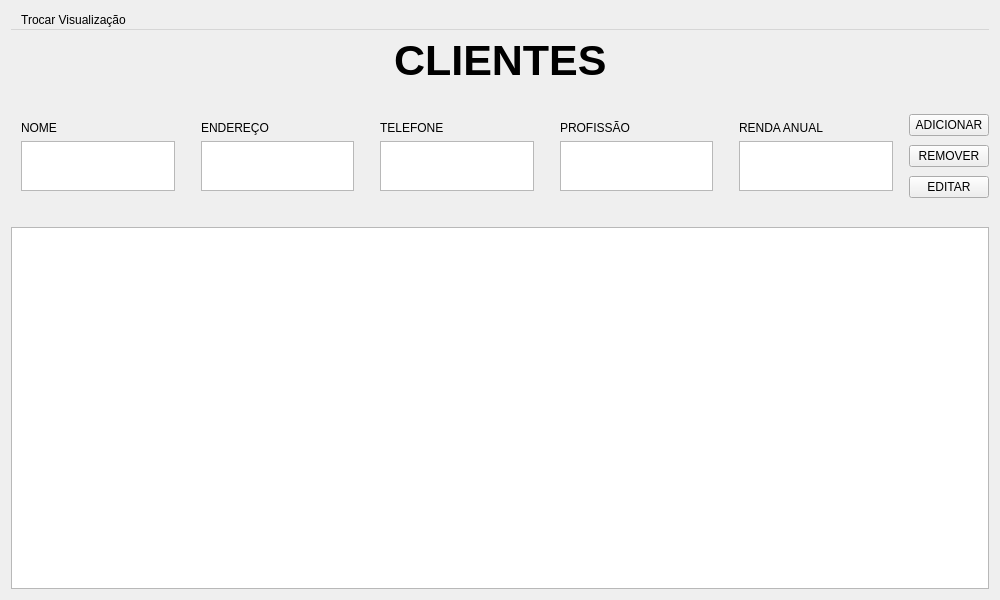
<?xml version="1.0" encoding="UTF-8"?>
<ui version="4.0">
 <class>clientes_ui</class>
 <widget class="QWidget" name="clientes_ui">
  <property name="geometry">
   <rect>
    <x>0</x>
    <y>0</y>
    <width>1000</width>
    <height>600</height>
   </rect>
  </property>
  <property name="windowTitle">
   <string>MainWindow</string>
  </property>
  <layout class="QVBoxLayout" name="verticalLayout_2">
   <item>
    <widget class="QMenuBar" name="menuBar">
     <widget class="QMenu" name="menuTrocar_Visualiza_o">
      <property name="title">
       <string>Trocar Visualização</string>
      </property>
      <addaction name="actionLotes_Clientes"/>
      <addaction name="actionClientes_Clientes"/>
      <addaction name="actionVendedores_Clientes"/>
      <addaction name="actionVendas_Clientes"/>
     </widget>
     <addaction name="menuTrocar_Visualiza_o"/>
    </widget>
   </item>
   <item>
    <layout class="QVBoxLayout" name="verticalLayout">
     <item>
      <layout class="QVBoxLayout" name="verticalLayout_4" stretch="0,0">
       <property name="spacing">
        <number>6</number>
       </property>
       <item>
        <layout class="QHBoxLayout" name="Menu_Title">
         <item>
          <spacer name="horizontalSpacer_4">
           <property name="orientation">
            <enum>Qt::Horizontal</enum>
           </property>
           <property name="sizeHint" stdset="0">
            <size>
             <width>40</width>
             <height>20</height>
            </size>
           </property>
          </spacer>
         </item>
         <item>
          <widget class="QLabel" name="label">
           <property name="sizePolicy">
            <sizepolicy hsizetype="Fixed" vsizetype="Fixed">
             <horstretch>0</horstretch>
             <verstretch>0</verstretch>
            </sizepolicy>
           </property>
           <property name="font">
            <font>
             <pointsize>32</pointsize>
             <bold>true</bold>
            </font>
           </property>
           <property name="text">
            <string>CLIENTES</string>
           </property>
          </widget>
         </item>
         <item>
          <spacer name="horizontalSpacer">
           <property name="orientation">
            <enum>Qt::Horizontal</enum>
           </property>
           <property name="sizeHint" stdset="0">
            <size>
             <width>40</width>
             <height>20</height>
            </size>
           </property>
          </spacer>
         </item>
        </layout>
       </item>
       <item>
        <layout class="QVBoxLayout" name="APP" stretch="1,6">
         <item>
          <layout class="QHBoxLayout" name="FORM">
           <property name="spacing">
            <number>6</number>
           </property>
           <property name="topMargin">
            <number>20</number>
           </property>
           <property name="rightMargin">
            <number>0</number>
           </property>
           <property name="bottomMargin">
            <number>20</number>
           </property>
           <item>
            <layout class="QVBoxLayout" name="nome_layout">
             <property name="leftMargin">
              <number>10</number>
             </property>
             <property name="topMargin">
              <number>10</number>
             </property>
             <property name="rightMargin">
              <number>10</number>
             </property>
             <property name="bottomMargin">
              <number>10</number>
             </property>
             <item>
              <widget class="QLabel" name="nome_label">
               <property name="text">
                <string>NOME</string>
               </property>
              </widget>
             </item>
             <item>
              <widget class="QPlainTextEdit" name="nome_form">
               <property name="maximumSize">
                <size>
                 <width>16777215</width>
                 <height>50</height>
                </size>
               </property>
               <property name="tabChangesFocus">
                <bool>true</bool>
               </property>
              </widget>
             </item>
            </layout>
           </item>
           <item>
            <layout class="QVBoxLayout" name="endereco_layout">
             <property name="leftMargin">
              <number>10</number>
             </property>
             <property name="topMargin">
              <number>10</number>
             </property>
             <property name="rightMargin">
              <number>10</number>
             </property>
             <property name="bottomMargin">
              <number>10</number>
             </property>
             <item>
              <widget class="QLabel" name="endereco_label">
               <property name="text">
                <string>ENDEREÇO</string>
               </property>
               <property name="alignment">
                <set>Qt::AlignLeading|Qt::AlignLeft|Qt::AlignVCenter</set>
               </property>
              </widget>
             </item>
             <item>
              <widget class="QPlainTextEdit" name="endereco_form">
               <property name="maximumSize">
                <size>
                 <width>16777215</width>
                 <height>50</height>
                </size>
               </property>
               <property name="tabChangesFocus">
                <bool>true</bool>
               </property>
              </widget>
             </item>
            </layout>
           </item>
           <item>
            <layout class="QVBoxLayout" name="telefone_layout">
             <property name="leftMargin">
              <number>10</number>
             </property>
             <property name="topMargin">
              <number>10</number>
             </property>
             <property name="rightMargin">
              <number>10</number>
             </property>
             <property name="bottomMargin">
              <number>10</number>
             </property>
             <item>
              <widget class="QLabel" name="telefone_label">
               <property name="text">
                <string>TELEFONE</string>
               </property>
              </widget>
             </item>
             <item>
              <widget class="QPlainTextEdit" name="telefone_form">
               <property name="maximumSize">
                <size>
                 <width>16777215</width>
                 <height>50</height>
                </size>
               </property>
               <property name="tabChangesFocus">
                <bool>true</bool>
               </property>
              </widget>
             </item>
            </layout>
           </item>
           <item>
            <layout class="QVBoxLayout" name="profissao_layout">
             <property name="leftMargin">
              <number>10</number>
             </property>
             <property name="topMargin">
              <number>10</number>
             </property>
             <property name="rightMargin">
              <number>10</number>
             </property>
             <property name="bottomMargin">
              <number>10</number>
             </property>
             <item>
              <widget class="QLabel" name="profissao_label">
               <property name="text">
                <string>PROFISSÃO</string>
               </property>
              </widget>
             </item>
             <item>
              <widget class="QPlainTextEdit" name="profissao_form">
               <property name="maximumSize">
                <size>
                 <width>16777215</width>
                 <height>50</height>
                </size>
               </property>
               <property name="tabChangesFocus">
                <bool>true</bool>
               </property>
              </widget>
             </item>
            </layout>
           </item>
           <item>
            <layout class="QVBoxLayout" name="renda_anual_layout">
             <property name="leftMargin">
              <number>10</number>
             </property>
             <property name="topMargin">
              <number>10</number>
             </property>
             <property name="rightMargin">
              <number>10</number>
             </property>
             <property name="bottomMargin">
              <number>10</number>
             </property>
             <item>
              <widget class="QLabel" name="renda_anual_label">
               <property name="text">
                <string>RENDA ANUAL</string>
               </property>
              </widget>
             </item>
             <item>
              <widget class="QPlainTextEdit" name="renda_anual_form">
               <property name="maximumSize">
                <size>
                 <width>16777215</width>
                 <height>50</height>
                </size>
               </property>
               <property name="tabChangesFocus">
                <bool>true</bool>
               </property>
              </widget>
             </item>
            </layout>
           </item>
           <item>
            <spacer name="horizontalSpacer_3">
             <property name="orientation">
              <enum>Qt::Horizontal</enum>
             </property>
             <property name="sizeHint" stdset="0">
              <size>
               <width>40</width>
               <height>20</height>
              </size>
             </property>
            </spacer>
           </item>
           <item>
            <layout class="QVBoxLayout" name="btns_layout">
             <property name="leftMargin">
              <number>0</number>
             </property>
             <item>
              <widget class="QPushButton" name="add_btn">
               <property name="text">
                <string>ADICIONAR</string>
               </property>
              </widget>
             </item>
             <item>
              <widget class="QPushButton" name="rm_btn">
               <property name="text">
                <string>REMOVER</string>
               </property>
              </widget>
             </item>
             <item>
              <widget class="QPushButton" name="edit_btn">
               <property name="text">
                <string>EDITAR</string>
               </property>
               <property name="flat">
                <bool>false</bool>
               </property>
              </widget>
             </item>
            </layout>
           </item>
           <item>
            <spacer name="horizontalSpacer_2">
             <property name="orientation">
              <enum>Qt::Horizontal</enum>
             </property>
             <property name="sizeHint" stdset="0">
              <size>
               <width>40</width>
               <height>20</height>
              </size>
             </property>
            </spacer>
           </item>
          </layout>
         </item>
         <item>
          <widget class="QListWidget" name="ListWidget"/>
         </item>
        </layout>
       </item>
      </layout>
     </item>
    </layout>
   </item>
  </layout>
  <action name="actionLotes_Clientes">
   <property name="text">
    <string>Lotes</string>
   </property>
  </action>
  <action name="actionClientes_Clientes">
   <property name="text">
    <string>Clientes</string>
   </property>
  </action>
  <action name="actionVendas_Clientes">
   <property name="text">
    <string>Vendas</string>
   </property>
  </action>
  <action name="actionVendedores_Clientes">
   <property name="text">
    <string>Vendedores</string>
   </property>
  </action>
 </widget>
 <resources/>
 <connections/>
</ui>
